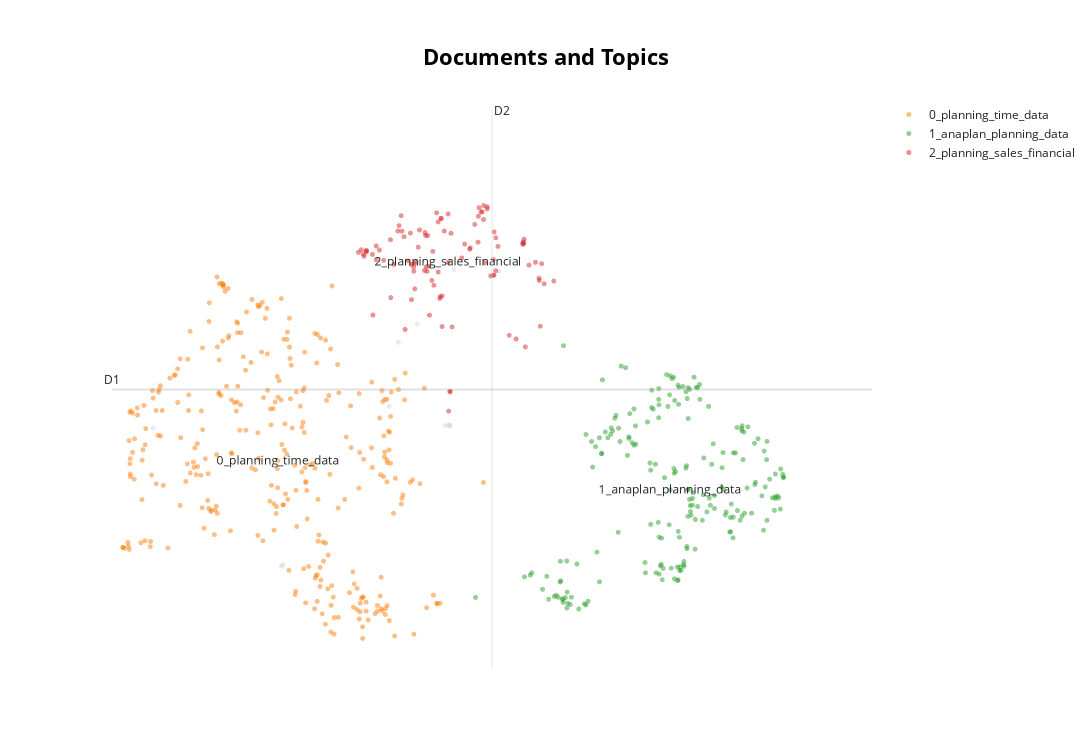

The notebook cell this image was saved under:
### Code cell
problem_solving_topic_model = BERTopic(embedding_model="all-MiniLM-L6-v2", vectorizer_model=vectorizer_model,language="english", min_topic_size=10)
topics, probs = problem_solving_topic_model.fit_transform(problems_solving_df['problems_solving'].astype(str))

problem_solving_topic_model.visualize_documents(problems_solving_df['problems_solving'].astype(str))

### Figure 1 — Plotly figure (JSON) as saved in the notebook; plotly's stock layout.template omitted (floating-point values rounded to 4 significant figures; data arrays with more than 128 entries replaced by an {"elided": "..."} marker saying what was removed)
{"data": [{"hoverinfo": "text", "hovertext": ["Efficiency and accuracy of detailed planning that had historically been done in Excel.", "You name it.", "Standardization of modeling approach across different units.", "Problems: siloed business processes, difficulties to consolidate the figures, multiple data sources, manual calculation/template errors, no audit trail, no data securityBenefits: time savings, live consolidated figures, single source of truth, accurate and correct calculations, advanced audit and security capabilities", "The clients are small businesses and publically traded companies, which showcases the versatility of the product.", "1.", "A lot!", "By anaplan the excel sheets used for planning have been eliminated, and has helped", "I'm helping clients by making internal business processes faster and more efficient.", "Our use cases currently include aggregating a bottoms-up forecast for financial metrics, allocations of sales data for more granular visibility into performance, a bottoms-up calculation to determine COGM by product and region.", "nan", null], "marker": {"color": "#CFD8DC", "opacity": 0.5, "size": 5}, "mode": "markers+text", "name": "other", "showlegend": false, "type": "scattergl", "x": [0.988, 2.788, 2.268, 2.882, 2.477, 2.833, 2.835, 0.9695, -0.4521, 3.383, 2.84, 2.165], "y": [3.576, 5.385, 6.47, 7.412, 6.71, 5.392, 5.392, 3.556, 5.352, 7.39, 5.377, 5.637]}, {"hoverinfo": "text", "hovertext": {"elided": "314 str values"}, "marker": {"opacity": 0.5, "size": 5}, "mode": "markers+text", "name": "0_planning_time_data", "text": {"elided": "314 str values"}, "textfont": {"size": 12}, "type": "scattergl", "x": {"elided": "314 float values"}, "y": {"elided": "314 float values"}}, {"hoverinfo": "text", "hovertext": {"elided": "202 str values"}, "marker": {"opacity": 0.5, "size": 5}, "mode": "markers+text", "name": "1_anaplan_planning_data", "text": {"elided": "202 str values"}, "textfont": {"size": 12}, "type": "scattergl", "x": {"elided": "202 float values"}, "y": {"elided": "202 float values"}}, {"hoverinfo": "text", "hovertext": ["End-to-End Supply Chain Optimizations.", "The inputs being at a level high enough for fund managers to relate to, but the underlying logic is very detailed to the extent of making decisions on when to call from or distribute to investors in a more life like waySupply vs Demand modellingIn a range of industries, including energy, telecoms, and consumer goods.", "Financial Planning and Analysis, Incentive Compensation, Territory and Quota Management, Demand and Supply Planning, Inventory Planning, Marketing Management and Planning, Trade Promotions are few problems that can be solved.", "Finance (FP&A, Cash flow, Capex/Opex planning, Payroll ..)", "Currently looking at real estate financial modelling using the tool to underwrite new deals and analyse different scenarios.", "So far we have achieved perfection in our sales compensation , inventory management, and listings modifications and sales planning.", "Solved problems with consistent people assignments", "Fleet management 3. ROI and Cost analysis", "We do our annual budgeting and continuous (!!)", "We have built solutions for Gross to Net, Financial Planning, Zero-based Budgeting, Price Modeling, etc.", "Integrated P&L > Balance Sheet >", "We are solving complex issues in making quick decisions on key metrics across supply chain and Finance.", "Most projects I service are FP&A planning projects.", "I have worked on FP&A forecasting and budgeting solutions that have allowed for an entire enterprise to consolidate their planning process and significantly reduce the time to create an annual budget.", "Although the primary purpose was for statutory reporting on the clients' contracts over the contract lifePrivate Equity Fund modelingLooking backward at investor level to calculate provisions, and looking forward for the rest of the fund's life at a deal level.", "Real time scenario modeling of highly complex financial situations.", "Also we assign reps to territories and give them different roles.", "Territory and Account Planning, Quota Planning and Compensation Plan Design.", "Providing better decision support to our clients for Finance related decisions.", "Forecasting using Statistical EnginesBudgeting & Planning for FinanceDemand & Supply Planning for Supply ChainOptimizing Inventory by Safety Stock Calculation", "There are multiple use cases: FP&A, Supply Chain, and Financial Consolidation.", "Connected Planning across Demand, Supply, and FP&A functions.", "Standard FP&A for fund management 2.", "(Including strategic compensation, revenue forecasting, cash forecasting, accounts receivables, business development pipeline).", "Creating and consolidating planning financial statements from Corporate to Business Unit and Department levels.", "The company has global visibility into quota attainment and sales performance on day one of the fiscal year.", "Report and built financial use cases.", "I've solved a lot of finance processes involving product costing, transfer pricing and coming up with a rolling forecast.", "I have been involved in Financial Planning and Analysis for four years now.", "Cost allocations, subsidiary FP&A, workforce planning, KPI administration, Sales Planning.", "Supply Chain, Territory Quota, Finance planning uses cases.", "The principle is fairly similar for all of these industries, matching supply and demand, identifying variances.", "We have metrics on on wich the sales rep derives the quota, so we track the entire sales cycle on Anaplan", "I have worked with property and construction, education, insurance, banking, and retail clients.", "Financial planningInvest PlanningHR", "Metric tracking to keep my reps on track with their monthly and quarterly KPIs.", "We want to also do some more long term cash projections, but this has been a work in progress due to large project size.", "FP&A at the operating level, consolidating to the office of the CFO.Treasury and tax planning.", "P&L forecast, budget and long-term planning, scenario reporting", "Demand planning, IFRS cases like IFRS 16.", "This allows finance teams to build budgets collaboratively and in less time, with less headache / confusion.", "Financial Planning", "reduced efforts spent planning FP&A, S&OP and SPM", "Workforce planningFinancial PlanningAsset ManagementFund Management", "Monthly rolling forecast of Sales, OpEx, Capex and production of main financial statements, and performance reporting", "Demand and supply planning, forecasting, logistics and corporate/department finances", "We are solving for end to end sales operation planning.", "I am solving forecasted Waterfall Payment and Fund modeling for private equity firms.", "Territory & Quota planning across all regions.", "Real estate modelling, Insurance P&L, Supply Chain planning; more integrated planning, reducing errors, more control over inputs and assumptions", "Asset planning, Fund reporting, Engineering Project forecasting through to FP&A budget and forecasting models.", "We are solving all our Financial Analytics problems which include Business Planning, Quota Management, Territory Management, Account Planning, segment Planning, and Headcount PLanning", "From there, we were able to effectively and efficiently develop new business targets for our accounts, that are transparent with the sales reps compensation targets.", "problem area was related to direct cash flow.", "We have implemented financial planning and budgeting.", "FP&A, Supply chain and Connected planning.", "FP&A planning, forecasting & budgeting (Contribution Margin, Opex, Capex, Headcount, Personnel spend, Department Spend, Program Spend etc)Connected planningTreasury planningCollections forecastingT&QSales", "Ability to connect multiple business units to the obtain financial statement modelling for the company as a whole", "Various problems.", "Long-term (30+years) financial modellingBudgeting for next yearReporting", "This helped prevent different finance teams from building their own methodologies for the budget and aligned all of finance.", "End to end S&OP in an industry that doesn't fit into the classical S&OP mold.", "Keeping every employee up to speed regarding their payment plans, where they are on that plan to date, payout information, etc.", "I am able to better forecast and track sales/compensation.", "Using the tool for different Finance use cases, such as.", "To determine the expected returns on investment.", "In my work, my clients have solved issues around workforce planning, financial analysis, executive reporting, Capex and depreciation, cost allocations, real estate investment and property management, data integrations, and model security management.", "Quick diagnostic of both spend and revenue at scale.", "Budgeting (in progress)", "Annual budgeting and forecasting.", "Planning and forecasting sales.", "FP&A, Sales planning, Sales compensation, and inventory planning.", "We solved a bunch of problems that clients have.", "Model complex scenarios in investment funds, where the timings and amounts of investments and exits can quickly be flexed, showing the sensitivity of the fundControlling user inputs, so that once they are signed off by an approver, they cannot be changed, keeping the plan stable and under control during review and analysis", "Financial Planning, Pipeline management, Resource Planning and Capabilities Management", "Plan all Supply Chain from Demand Planning to Distribution, including procurement", "Business problem that its solving- Visibility of Sales Performance in order to hit sales goals.", "We were trying to resolve the disconnection between our budgeting/forecasting mechanisms and our sales opportunities from Salesforce.", "Reporting, Planning & budgeting", "(including production plan, P&L, scenario analysis)Reporting tool for CashFlow, Green gases emission.", "I am currently working in Supply Chain Planning and using the power of this tool we have implemented the requirement quite significantly and it has helped the clients to save quite alot revenue", "We are solving financial planning with Zero-based Budgeting, Inter-Company Reporting, KPI tracking for varius use cases.", "Corporate finance issues.", "1. Supply chain models with an end-to-end analytical framework.2.", "I had implemented it to various processes in Finance.", "Sales (Quota, Incentives, Territory planning ..)", "I primarily focus on sales performance management (SPM), so I will comment from that perspective.", "Finance Planning for the entire company.", "Financial Planning and Consolidation is the use case we have implemented.", "Especially working on a sales team like myself, knowing these compensation details is paramount.", "Supply Chain (S&OP, Demand Planning ..)", "Classical problems - FP&A, Cost analysis.", "We also calculate indexes on territory performance.", "Sales performance management - territory & quota planning.", "Sales forecasting, P&L forecasting, new item development, and marketing budget planning.", "Solving Sales Performance Management (SPM) use cases.", "FP&A Use cases, worforce planning, synergy tracking, Insurance and Banking planning models.", "supply Chain planning with data avaialble to other departments within the business via hubs and satalite models", "Zero-based budgeting, Allocation model for business, FP&A", null], "marker": {"opacity": 0.5, "size": 5}, "mode": "markers+text", "name": "2_planning_sales_financial", "text": ["", "", "", "", "", "", "", "", "", "", "", "", "", "", "", "", "", "", "", "", "", "", "", "", "", "", "", "", "", "", "", "", "", "", "", "", "", "", "", "", "", "", "", "", "", "", "", "", "", "", "", "", "", "", "", "", "", "", "", "", "", "", "", "", "", "", "", "", "", "", "", "", "", "", "", "", "", "", "", "", "", "", "", "", "", "", "", "", "", "", "", "", "", "", "", "", "", "", "", "2_planning_sales_financial"], "textfont": {"size": 12}, "type": "scattergl", "x": [3.253, 2.605, 3.067, 2.593, 2.276, 3.32, 2.841, 3.058, 1.857, 2.106, 3.498, 3.198, 1.824, 1.888, 2.639, 2.307, 3.663, 3.65, 2.413, 3.155, 2.71, 2.74, 2.401, 2.971, 2.439, 3.858, 2.732, 3.843, 2.443, 2.777, 3.348, 3.212, 3.992, 2.728, 2.373, 3.886, 1.98, 2.502, 2.021, 2.709, 1.985, 2.409, 2.692, 2.437, 3.229, 3.115, 3.373, 2.487, 3.652, 2.299, 2.18, 2.577, 3.348, 3.152, 2.023, 2.819, 2.57, 2.343, 2.826, 2.262, 2.183, 3.33, 2.45, 3.328, 2.753, 2.463, 2.613, 2.752, 1.911, 1.91, 3.321, 2.852, 2.84, 2.331, 2.65, 3.163, 3.717, 1.878, 1.917, 3.574, 3.677, 2.218, 2.586, 3.254, 2.865, 3.661, 3.831, 2.558, 2.662, 3.292, 3.184, 2.743, 3.648, 3.789, 3.003, 3.829, 2.563, 3.214, 2.057, 2.82], "y": [8.234, 7.459, 7.697, 7.857, 7.987, 7.341, 5.832, 7.681, 7.674, 7.536, 6.56, 8.169, 7.64, 7.588, 7.275, 7.915, 7.812, 7.744, 7.024, 8.108, 7.384, 8.082, 7.89, 7.568, 7.394, 7.492, 7.063, 6.678, 7.492, 7.917, 7.83, 8.067, 7.267, 7.039, 7.529, 7.231, 7.612, 7.931, 7.723, 8.036, 6.824, 7.483, 8.154, 7.45, 7.504, 8.003, 7.717, 7.707, 7.778, 8.117, 7.804, 7.453, 7.401, 7.772, 7.544, 8.139, 7.86, 6.637, 5.573, 7.917, 7.051, 7.905, 7.164, 7.343, 6.674, 7.513, 6.822, 7.072, 7.643, 7.662, 7.546, 7.887, 5.824, 7.843, 7.653, 8.221, 7.474, 7.614, 7.661, 6.512, 6.409, 7.482, 7.392, 8.205, 6.669, 7.757, 7.274, 7.404, 7.211, 7.333, 8.162, 8.078, 7.755, 7.51, 7.747, 7.304, 7.898, 8.248, 7.67, 7.513]}], "layout": {"annotations": [{"showarrow": false, "text": "D1", "x": -0.9088, "y": 5.855, "yshift": 10}, {"showarrow": false, "text": "D2", "x": 3.307, "xshift": 10, "y": 9.485}], "height": 750, "shapes": [{"line": {"color": "#CFD8DC", "width": 2}, "type": "line", "x0": 3.307, "x1": 3.307, "y0": 2.225, "y1": 9.485}, {"line": {"color": "#9E9E9E", "width": 2}, "type": "line", "x0": -0.9088, "x1": 7.523, "y0": 5.855, "y1": 5.855}], "title": {"font": {"color": "Black", "size": 22}, "text": "<b>Documents and Topics</b>", "x": 0.5, "xanchor": "center", "yanchor": "top"}, "width": 1200, "xaxis": {"visible": false}, "yaxis": {"visible": false}}}
